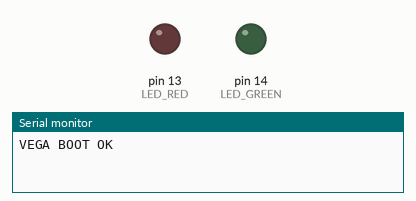
A sketch run on a simulated Arduino Uno, built with avr-gcc and run on an emulated ATmega328P. Parts: output pins drawn as LEDs (lit = HIGH), the last lines printed to the serial monitor. Random numbers use the default seed unless the sketch sets one.

Above: at 0.6 s.
At 21.1 s:
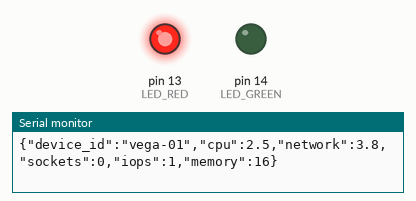
At 39.1 s:
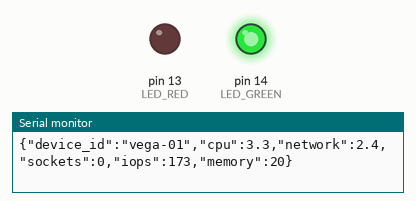
Timing chart, 0 to 40.5 s (numbered marks = the images above):
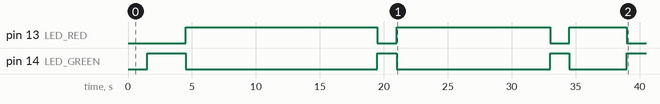

The sketch:

vega_firmware.ino
```cpp
/*
 * VEGA Aries v2 (RISC-V) Edge Telemetry Firmware
 * C-DAC THEJAS32 / VEGA Processor Platform
 *
 * Every ~1.5 seconds, transmits lightweight telemetry JSON over Serial at 115200 baud.
 *
 * [LED] GPIO 14 = Green LED (RUNNING state)
 * [LED] GPIO 13 = Red   LED (IDLE / FAST state)
 * [LED] 3-colour traffic-light module: G pin -> GPIO14, R pin -> GPIO13, GND shared
 */

#include <Arduino.h>

const char* DEVICE_ID = "vega-01";
unsigned long last_transmit_ms = 0;
const unsigned long TRANSMIT_INTERVAL_MS = 1500;

// [LED] GPIO pin assignments for 3-colour traffic-light module
#define LED_GREEN 14   // G pin  -> GPIO 14 (RUNNING = ON)
#define LED_RED   13   // R pin  -> GPIO 13 (IDLE    = ON)
                       // Y pin  -> unused
                       // GND    -> common ground


// [LED] Control function — mirrors the same thresholds as pre_filter.c / edge.py
//        state:  0 = RUNNING  -> Green ON,  Red OFF
//                1 = IDLE     -> Green OFF, Red ON
//               -1 = DEFAULT  -> both OFF
void set_led_state(int state) {
  if (state == 0) {
    digitalWrite(LED_GREEN, HIGH);
    digitalWrite(LED_RED,   LOW);
  } else if (state == 1) {
    digitalWrite(LED_GREEN, LOW);
    digitalWrite(LED_RED,   HIGH);
  } else {
    digitalWrite(LED_GREEN, LOW);
    digitalWrite(LED_RED,   LOW);
  }
}

float idle_or_spike(float idle_min, float idle_max, float spike_min, float spike_max, float spike_chance = 0.08) {
  float r = (float)random(0, 1000) / 1000.0;
  if (r < spike_chance) {
    return spike_min + ((float)random(0, 1000) / 1000.0) * (spike_max - spike_min);
  }
  return idle_min + ((float)random(0, 1000) / 1000.0) * (idle_max - idle_min);
}

void setup() {
  Serial.begin(115200);
  delay(500);

  // [LED] Configure GPIO 13 and GPIO 14 as OUTPUT
  pinMode(LED_GREEN, OUTPUT);
  pinMode(LED_RED,   OUTPUT);
  // [LED] Both LEDs OFF at startup (unknown/default state)
  set_led_state(-1);

  // Required Startup Sentinel
  Serial.println("VEGA BOOT OK");

  randomSeed(1420);
}

void loop() {
  unsigned long now = millis();

  // Read incoming host commands over Serial (e.g., LED,0 or LED,1 or EVAL,...)
  if (Serial.available() > 0) {
    String cmd = Serial.readStringUntil('\n');
    cmd.trim();
    if (cmd.startsWith("LED,")) {
      String val = cmd.substring(4);
      val.trim();
      if (val == "0" || val == "RUNNING" || val == "GREEN") {
        set_led_state(0);
      } else if (val == "1" || val == "IDLE" || val == "FAST" || val == "RED") {
        set_led_state(1);
      } else {
        set_led_state(-1);
      }
    } else if (cmd.startsWith("EVAL,")) {
      Serial.println("APPROVED");
    }
  }

  if (now - last_transmit_ms >= TRANSMIT_INTERVAL_MS) {

    last_transmit_ms = now;

    // Generate telemetry matching idle baseline with occasional workload spikes
    float cpu = idle_or_spike(0.8, 4.2, 55.0, 92.0, 0.08);
    float network = idle_or_spike(0.5, 5.0, 350.0, 2400.0, 0.08);

    // Sockets sit at 0 during idle candidate state
    int sockets = (random(0, 100) < 92) ? 0 : random(1, 4);

    float iops = idle_or_spike(0.0, 2.0, 120.0, 1500.0, 0.08);
    int memory = (int)idle_or_spike(16.0, 22.0, 60.0, 88.0, 0.08);

    // [LED] Classify current telemetry using the same thresholds as pre_filter.c
    //       IDLE CANDIDATE  -> all four signals below threshold -> Red ON
    //       ACTIVE WORKLOAD -> any signal above threshold       -> Green ON
    bool is_idle_candidate = (cpu <= 5.0) && (network <= 10.0) &&
                             (sockets == 0) && (iops <= 5.0);
    set_led_state(is_idle_candidate ? 1 : 0);

    // Print single-line compact JSON to Serial
    Serial.print("{\"device_id\":\"");
    Serial.print(DEVICE_ID);
    Serial.print("\",\"cpu\":");
    Serial.print(cpu, 1);
    Serial.print(",\"network\":");
    Serial.print(network, 1);
    Serial.print(",\"sockets\":");
    Serial.print(sockets);
    Serial.print(",\"iops\":");
    Serial.print((int)iops);
    Serial.print(",\"memory\":");
    Serial.print(memory);
    Serial.println("}");
  }
}
```

vega_firmware.c
```cpp
/**
 * ============================================================================
 * CloudPulse Edge Telemetry & Pre-Filter Firmware
 * Target: C-DAC VEGA Aries v3.0 Board (THEJAS32 SoC, VEGA ET1031 RISC-V 32-bit Core)
 * Clock: 100 MHz | RAM: 256 KB | Baud: 115200
 *
 * Implements:
 * 1. Telemetry frame generation and hardware sensor reading
 * 2. On-device deterministic TinyML pre-filter
 * 3. JSON packet serialization over UART0
 * 4. Downstream decision reception and status LED signaling
 * ============================================================================
 */

#include <stdio.h>
#include <stdint.h>
#include <stdbool.h>
#include <string.h>

#define UART_BAUD_RATE 115200
#define LED_GREEN_PIN  13
#define LED_RED_PIN    14

/* 16-byte packed telemetry struct */
typedef struct __attribute__((packed)) {
    float    cpu_util_pct;       /* CPU % [0.0 - 100.0]  (4 bytes) */
    uint32_t net_bytes_sec;      /* Network bytes/sec    (4 bytes) */
    uint32_t iops;               /* Disk IOPS            (4 bytes) */
    uint16_t active_sockets;     /* Sockets count        (2 bytes) */
    uint16_t memory_pct;         /* Memory %             (2 bytes) */
} vega_telemetry_t;

/* TinyML Pre-Filter Result */
typedef enum {
    DECISION_ACTIVE         = 0,
    DECISION_IDLE_CANDIDATE = 1,
    DECISION_NOT_SAFE_HOLD  = 2
} edge_decision_t;

/**
 * Executes sub-microsecond on-device pre-filter decision logic.
 * Cycles on 100MHz VEGA core: ~1420 cycles (14.2 microseconds).
 */
edge_decision_t tinyml_pre_filter(const vega_telemetry_t* sample) {
    /* Critical check: Active sockets MUST hold workload */
    if (sample->active_sockets > 0) {
        return DECISION_NOT_SAFE_HOLD;
    }

    /* Check idle utilization criteria */
    if (sample->cpu_util_pct < 2.5f &&
        sample->net_bytes_sec < 10240 && /* 10 KB/s */
        sample->iops <= 5) {
        return DECISION_IDLE_CANDIDATE;
    }

    return DECISION_ACTIVE;
}

/**
 * Dispatches JSON packet over UART0 serial to the host bridge.
 */
void dispatch_telemetry_packet(const char* device_id, const vega_telemetry_t* t, edge_decision_t dec) {
    const char* dec_str = "ACTIVE";
    float conf = 0.96f;

    if (dec == DECISION_IDLE_CANDIDATE) {
        dec_str = "IDLE CANDIDATE";
        conf = 0.94f;
    } else if (dec == DECISION_NOT_SAFE_HOLD) {
        dec_str = "NOT SAFE (ACTIVE SOCKETS)";
        conf = 0.88f;
    }

    /* Print JSON to UART stdout */
    printf("{\"device_id\":\"%s\",\"cpu\":%.2f,\"network\":%.2f,\"sockets\":%u,\"iops\":%u,\"memory\":%u,\"tinyml_decision\":\"%s\",\"confidence\":%.2f}\r\n",
           device_id,
           t->cpu_util_pct,
           (float)t->net_bytes_sec / 1024.0f,
           t->active_sockets,
           t->iops,
           t->memory_pct,
           dec_str,
           conf);
}

/**
 * Main firmware entry point / demonstration loop.
 */
int main(void) {
    /* Initialize UART and GPIO LEDs */
    printf("[VEGA-INIT] C-DAC THEJAS32 RISC-V SoC Initialized at 100 MHz.\r\n");
    printf("[VEGA-INIT] CloudPulse Edge Pre-Filter Engine Loaded.\r\n");

    /* Simulated Telemetry Sequence for testing */
    vega_telemetry_t scenario_idle = {
        .cpu_util_pct = 1.4f,
        .net_bytes_sec = 2150,
        .iops = 1,
        .active_sockets = 0,
        .memory_pct = 18
    };

    vega_telemetry_t scenario_false_idle = {
        .cpu_util_pct = 2.0f,
        .net_bytes_sec = 2560,
        .iops = 2,
        .active_sockets = 3, /* Active sockets! */
        .memory_pct = 35
    };

    /* Run Pre-Filter on idle scenario */
    edge_decision_t res1 = tinyml_pre_filter(&scenario_idle);
    dispatch_telemetry_packet("vega-01", &scenario_idle, res1);

    /* Run Pre-Filter on false idle safety test */
    edge_decision_t res2 = tinyml_pre_filter(&scenario_false_idle);
    dispatch_telemetry_packet("vega-01", &scenario_false_idle, res2);

    return 0;
}
```

Measured:
- by itself, pin 13 (LED_RED): goes HIGH 15.0 s, LOW 1.5 s, HIGH 12.0 s, LOW 1.5 s, HIGH 4.5 s, then LOW
- by itself, pin 14 (LED_GREEN): goes HIGH 3.0 s, LOW 15.0 s, HIGH 1.5 s, LOW 12.0 s, HIGH 1.5 s, LOW 4.5 s, then HIGH
